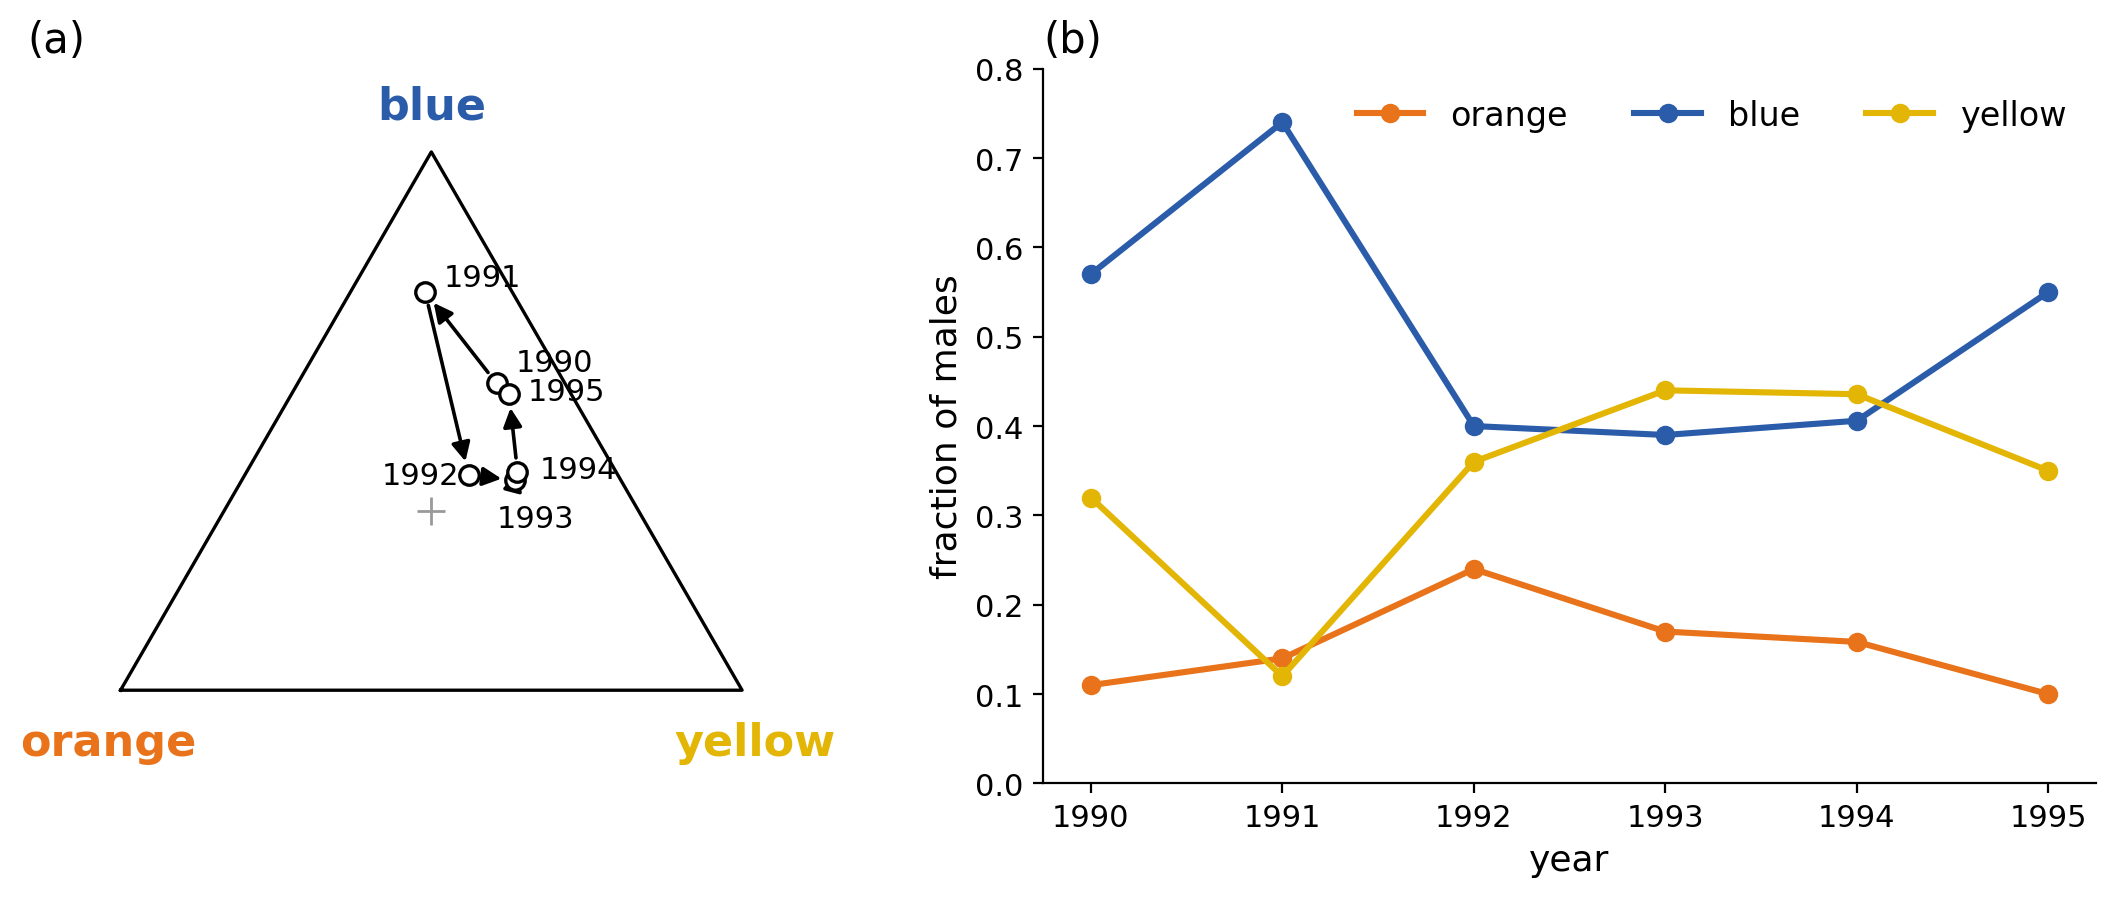

Write the Python code that produced this figure.
"""Frequencies of the three male throat-color morphs of the side-blotched lizard
Uta stansburiana, 1990-1995: trajectory on the simplex and time series.

Data: read off the de Finetti triangle in Fig. 2 of Sinervo & Lively,
Nature 380, 240 (1996), by locating each year's point and converting its
position to barycentric coordinates (accuracy about +-0.02).
Output: lizard-morph-cycle.png
"""
import os
import numpy as np
import matplotlib
matplotlib.use("Agg")
import matplotlib.pyplot as plt

here = os.path.dirname(os.path.abspath(__file__))
ORANGE, BLUE, YELLOW = "#e8731a", "#2a5caa", "#e3b505"

years = np.array([1990, 1991, 1992, 1993, 1994, 1995])
#              orange blue  yellow
freq = np.array([[0.11, 0.57, 0.32],
                 [0.14, 0.74, 0.12],
                 [0.24, 0.40, 0.36],
                 [0.17, 0.39, 0.44],
                 [0.16, 0.41, 0.44],
                 [0.10, 0.55, 0.35]])
freq = freq / freq.sum(axis=1, keepdims=True)

# simplex corners as in the original: O bottom-left, B top, Y bottom-right
CO, CB, CY = np.array([0.0, 0.0]), np.array([0.5, np.sqrt(3) / 2]), np.array([1.0, 0.0])
xy = freq[:, [0]] * CO + freq[:, [1]] * CB + freq[:, [2]] * CY

fig, (ax, bx) = plt.subplots(1, 2, figsize=(11, 4.6), gridspec_kw=dict(width_ratios=[1, 1.15]))

# (a) trajectory on the simplex
tri = np.array([CO, CB, CY, CO])
ax.plot(tri[:, 0], tri[:, 1], color="black", lw=1.2)
ax.plot(*np.mean([CO, CB, CY], axis=0), "+", color="0.6", ms=10)
for i in range(len(years) - 1):
    ax.annotate("", xy=xy[i + 1], xytext=xy[i],
                arrowprops=dict(arrowstyle="-|>", color="black", lw=1.3, mutation_scale=14,
                                shrinkA=5, shrinkB=5))
ax.plot(xy[:, 0], xy[:, 1], "o", ms=7, mfc="white", mec="black", mew=1.2, zorder=5)
offs = {1990: (0.03, 0.02), 1991: (0.03, 0.01), 1992: (-0.14, -0.015),
        1993: (-0.03, -0.075), 1994: (0.035, -0.01), 1995: (0.03, -0.01)}
for (x, y), yr in zip(xy, years):
    dx, dy = offs[yr]
    ax.text(x + dx, y + dy, str(yr), fontsize=11)
kw = dict(fontsize=16, fontweight="bold")
ax.text(*(CB + [0, 0.04]), "blue", color=BLUE, ha="center", va="bottom", **kw)
ax.text(*(CO + [-0.02, -0.05]), "orange", color=ORANGE, ha="center", va="top", **kw)
ax.text(*(CY + [0.02, -0.05]), "yellow", color=YELLOW, ha="center", va="top", **kw)
ax.set_xlim(-0.15, 1.15); ax.set_ylim(-0.15, 1.0)
ax.set_aspect("equal"); ax.axis("off")
ax.set_title("(a)", loc="left", fontsize=15)

# (b) time series
for k, (col, lab) in enumerate([(ORANGE, "orange"), (BLUE, "blue"), (YELLOW, "yellow")]):
    bx.plot(years, freq[:, k], "-o", color=col, lw=2.2, ms=6, label=lab)
bx.set_xlabel("year", fontsize=13)
bx.set_ylabel("fraction of males", fontsize=13)
bx.set_ylim(0, 0.8); bx.set_xticks(years)
bx.tick_params(labelsize=11)
for side in ("top", "right"):
    bx.spines[side].set_visible(False)
bx.legend(fontsize=12, frameon=False, loc="upper right", ncol=3)
bx.set_title("(b)", loc="left", fontsize=15)

fig.tight_layout()
fig.savefig(os.path.join(here, "lizard-morph-cycle.png"), dpi=200, bbox_inches="tight")
print("done")
